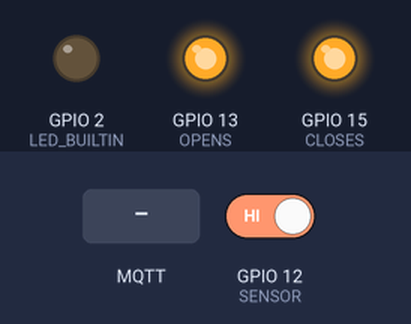
The sketch below on a simulated ESP8266 (NodeMCU). Shown: output pins drawn as LEDs (lit = HIGH, except the on-board LED, lit = LOW). The test bench sets the inputs (shaded band); at power-on: GPIO 12 (SENSOR) HIGH. WiFi joins after 1.5 s; servers stay silent unless stated; no MQTT or app messages arrive unless stated; not simulated (calls return 0 or success): arduino_secrets.h; what the sketch prints to the serial monitor is not drawn.

Above: at 2.7 s.
2.8 s: MQTT message "o" arrives on the first subscribed topic
At 3.2 s:
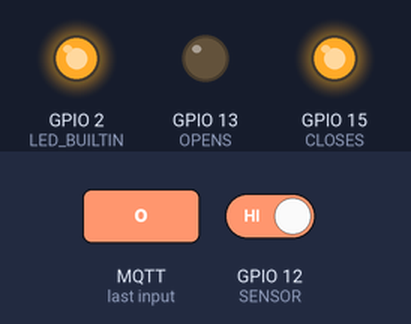
4.8 s: MQTT message "1" arrives on the first subscribed topic
At 5.2 s:
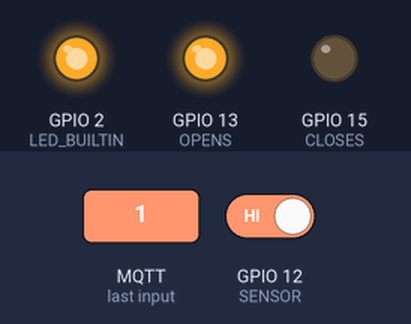
6.8 s: MQTT message "p" arrives on the first subscribed topic
At 7.2 s:
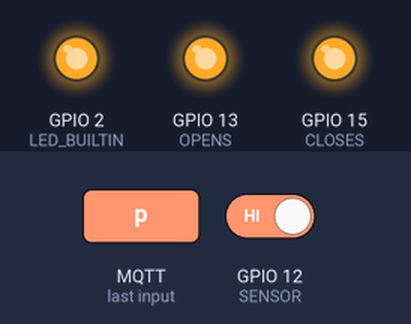
Timing chart, 0 to 9.8 s (numbered marks = the images above; inputs shaded):
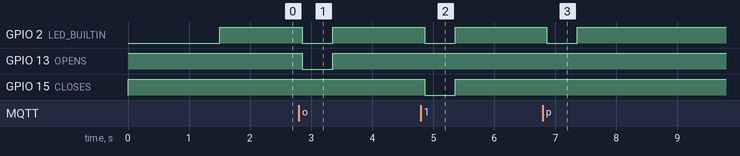

Measured:
- after the input at 2.8 s, GPIO 2 (LED_BUILTIN), GPIO 13 (OPENS): HIGH → LOW after 0.06 s, → HIGH 0.50 s later
- after the input at 4.8 s, GPIO 2 (LED_BUILTIN), GPIO 15 (CLOSES): HIGH → LOW after 0.06 s, → HIGH 0.50 s later
- after the input at 6.8 s, GPIO 2 (LED_BUILTIN): HIGH → LOW after 0.06 s, → HIGH 0.50 s later

The sketch:

main.ino
```cpp
#define CLOSES 15    // D8
#define OPENS 13     // D7
#define SENSOR 12    // D6
#define PULSE 500

#include <ESP8266WiFi.h>
#include <WiFiClient.h>
#include <PubSubClient.h>
#include "arduino_secrets.h"

const char* ssid = WIFI_SSID;
const char* password = WIFI_PASS;
const char* mqttHost = MQTT_HOST;
const String hostname = "espgate";

WiFiClient net;
PubSubClient client(net);
String lastStatus = "unknown";

void setup() {
  pinMode(CLOSES, OUTPUT);
  pinMode(OPENS, OUTPUT);
  digitalWrite(OPENS, HIGH);
  digitalWrite(CLOSES, HIGH);
  pinMode(SENSOR, INPUT_PULLUP);
  pinMode(LED_BUILTIN, OUTPUT);
  Serial.begin(115200);

  WiFi.mode(WIFI_STA);
  WiFi.begin(ssid, password);
  Serial.println("");

  while (WiFi.status() != WL_CONNECTED) {
    delay(100);
    Serial.print(".");
  }
  Serial.println("");
  Serial.print("Connected to ");
  Serial.println(ssid);
  Serial.print("IP address: ");
  Serial.println(WiFi.localIP());

  client.setServer(mqttHost, 1883);
  client.setCallback(callback);
  digitalWrite(LED_BUILTIN, HIGH);
}

void callback(char* topic, byte* payload, unsigned int length) {
  digitalWrite(LED_BUILTIN, LOW);
  if ((char)payload[0] == 'p') { // ping
    Serial.println("ping");
    lastStatus = "unknown";
    pubSensor();
  } else if ((char)payload[0] == 'o') { // open
    Serial.println("open");
    digitalWrite(OPENS, LOW);
  } else { // close
    Serial.println("close");
    digitalWrite(CLOSES, LOW);
  }
  delay(PULSE);
  digitalWrite(OPENS, HIGH);
  digitalWrite(CLOSES, HIGH);
  digitalWrite(LED_BUILTIN, HIGH);
}

void reconnect() {
  while (!client.connected()) {
    if (client.connect(hostname.c_str())) {
      Serial.println("connected");
      client.subscribe((hostname + "/act").c_str());
      lastStatus = "unknown";
      pubSensor();
    } else {
      Serial.print("failed, rc=");
      Serial.print(client.state());
      Serial.println(" try again in 5 seconds");
      delay(5000);
    }
  }
}


void loop() {
  if (!client.connected()) {
    reconnect();
  }
  pubSensor();
  client.loop();
  delay(100);
}

void pubSensor() {
  // NC, change to NO
  String status = digitalRead(SENSOR) ? "open" : "closed";
  if (status != lastStatus) {
    client.publish((hostname+"/sensor").c_str(), status.c_str());
    lastStatus = status;
  }
}
```
